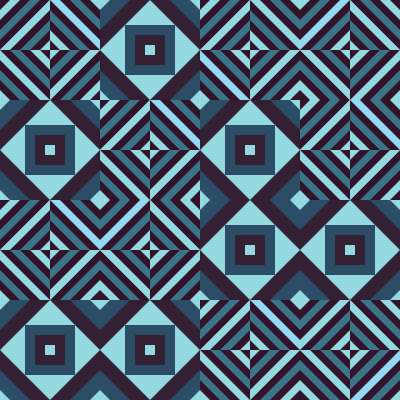
Frame 1 (no input)
Frame 60 (no input): identical to frame 1, image omitted
Frame 120 (the mouse pressed at the canvas centre since frame 60): identical to frame 1, image omitted

The p5.js sketch that drew this single still picture (run headless with seeded random() and noise() and a simulated clock; from frame 60 on, the mouse is pressed at the canvas centre):

// p5.js sketch
// ── sketch.js
function setup() {
  createCanvas(400, 400);
  angleMode(DEGREES);
}

function draw() {
  background(148,217,224);
  
  push();
  translate(350,350);
  rotate(180);
  scale(1/4);
  modulo1();
  pop();
  
  push();
  translate(250,250);
  scale(1/4);
  modulo2();
  pop();
  
  push();
  translate(250,350);
  rotate(90)
  scale(1/4);
  modulo1();
  pop();

  push();
  translate(150,350);
  scale(1/4);
  modulo2();
  pop();
  
  push();
  translate(150,250);
  scale(1/4);
  modulo1();
  pop();

  push();
  translate(50,350);
  rotate (180);
  scale(1/4);
  modulo2();
  pop();
  
  push();
  translate(50,250);
  rotate (90);
  scale(1/4);
  modulo1();
  pop();
  
  push();
  translate(350,250);
  scale(1/4);
  modulo2();
  pop();
  
  push();
  translate(50,150);
  scale(1/4);
  modulo2();
  pop();
  
  push();
  translate(150,150);
  rotate(90);
  scale(1/4);
  modulo1();
  pop();
  
  push();
  translate(150,50);
  scale(1/4);
  modulo2();
  pop();
  
  push();
  translate(250,150);
  scale(1/4);
  modulo2();
  pop();
  
  push();
  translate(350,150);
  rotate (90);
  scale(1/4);
  modulo1();
  pop();

  push();
  translate(250,50);
  rotate (270);
  scale(1/4);
  modulo1();
  pop();

  push();
  translate(350,50);
  rotate ();
  scale(1/4);
  modulo1();
  pop();
  
  push();
  translate(50,50);
  scale(1/4);
  rotate (90);
  modulo1();
  pop();









}

function modulo1(){
  push();
  translate(-200,-200);
 noStroke ();
  fill (148,217,244);
  triangle (0,0,200,0,0,200);
  noStroke ();
  fill (50,20,42);
  triangle (200,0,400,0,400,200);
  triangle (0,200,0,400,200,400);
  noStroke ();
  fill (148,217,224);
  triangle (400,200,200,400,400,400);
  noStroke ();
  fill (50,20,42);
  triangle (0,200,200,200,200,0);
  triangle (400,200,200,200,200,400);
  noStroke ();
  fill (148,217,224);
  triangle (200,200,0,200,200,400);
  triangle (200,200,200,0,400,200);
  noStroke();
  fill (50,20,42);
  triangle (0,160,0,0,160,0);
  triangle (200,40,200,200,360,200);
  triangle (400,240,240,400,400,400);
  triangle (200,360,200,200,40,200);
  noStroke ();
  fill (59,117,135);
  triangle (40,200,200,200,200,40);
  triangle (240,0,400,0,400,160);
  triangle (200,200,360,200,200,360);
  triangle (160,400,0,240,0,400);
  triangle (120,0,0,120,0,0);
  triangle (200,80,200,200,320,200);
  triangle (200,200,200,320,80,200);
  triangle (400,400,400,280,280,400);
  noStroke ();
  fill (50,20,42);
  triangle (0,0,0,80,80,0);
  triangle (200,80,200,200,80,200);
  triangle (280,0,400,120,400,0);
  triangle (320,200,200,200,200,320);
  triangle (0,280,120,400,0,400);
  triangle (200,200,120,200,200,280);
  triangle (200,120,200,200,280,200);
  triangle (80,0,80,0,0,0);
  triangle (400,320,400,400,320,400);
  noStroke ();
  fill (148,217,224);
  triangle (320,0,400,0,400,80);
  triangle (200,120,200,200,120,200);
  triangle (280,200,200,200,200,280);
  triangle (0,320,80,400,0,400);
  triangle (0,0,0,40,40,0);
  triangle (200,160,200,200,240,200);
  triangle (200,200,160,200,200,240);
  triangle (400,400,360,400,400,360);
  noStroke ();
  fill (50,20,42);
  triangle (0,360,40,400,0,400);
  triangle (200,160,200,200,160,200);
  triangle (200,200,240,200,200,240);
  triangle (400,0,400,40,360,0);
  pop();
  
}

function modulo2(){
  push();
  translate(-200,-200);
  noStroke ();
  fill (51,33,51);
  triangle (0,0,200,0,0,200);
  triangle (200,0,400,0,400,200);
  triangle (0,200,0,400,200,400);
  triangle (400,400,400,200,200,400);
  fill (43,78,102);
  triangle (0,0,0,120,120,0);
  triangle (0,400,0,280,120,400);
  triangle (400,0,400,120,280,0);
  triangle (400,400,400,280,280,400);
  fill (148,217,224);
  triangle (0,0,0,40,40,0);
  triangle (400,400,400,360,360,400);
  triangle (400,0,400,40,360,0);
  triangle (0,400,40,400,0,360);
  fill (43,78,102);
  quad (100,100,300,100,300,300,100,300);
  fill (51,33,51);
  quad (140,140,260,140,260,260,140,260);
  fill (148,217,224);
  quad (180,180,220,180,220,220,180,220);
  pop();
  
}
